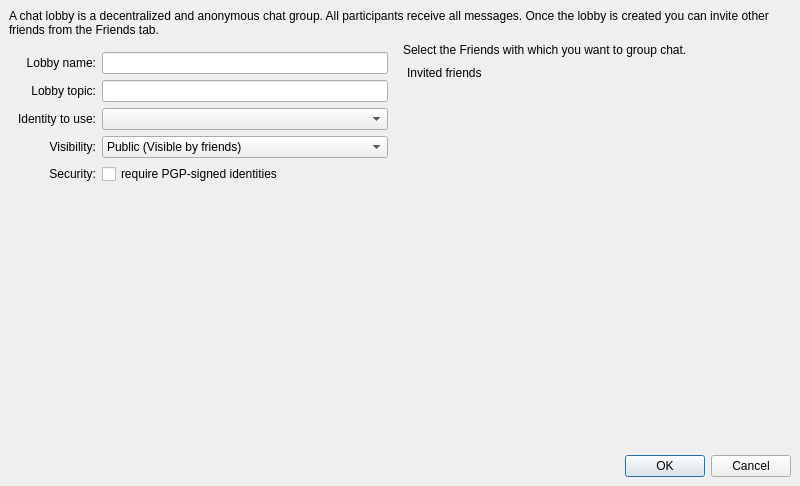
<?xml version="1.0" encoding="UTF-8"?>
<ui version="4.0">
 <class>CreateLobbyDialog</class>
 <widget class="QDialog" name="CreateLobbyDialog">
  <property name="geometry">
   <rect>
    <x>0</x>
    <y>0</y>
    <width>800</width>
    <height>486</height>
   </rect>
  </property>
  <property name="windowTitle">
   <string>Create Chat Lobby</string>
  </property>
  <property name="windowIcon">
   <iconset resource="../images.qrc">
    <normaloff>:/images/logo/logo_32.png</normaloff>:/images/logo/logo_32.png</iconset>
  </property>
  <layout class="QVBoxLayout" name="verticalLayout_2">
   <property name="spacing">
    <number>0</number>
   </property>
   <property name="margin">
    <number>0</number>
   </property>
   <item>
    <widget class="HeaderFrame" name="headerFrame"/>
   </item>
   <item>
    <widget class="QFrame" name="frame">
     <layout class="QVBoxLayout" name="verticalLayout_3">
      <item>
       <widget class="StyledLabel" name="lobbyInfoLabel">
        <property name="text">
         <string>A chat lobby is a decentralized and anonymous chat group. All participants receive all messages. Once the lobby is created you can invite other friends from the Friends tab.</string>
        </property>
        <property name="wordWrap">
         <bool>true</bool>
        </property>
       </widget>
      </item>
      <item>
       <layout class="QHBoxLayout" name="horizontalLayout_2">
        <item>
         <widget class="QFrame" name="lobbyFrame">
          <layout class="QVBoxLayout" name="verticalLayout">
           <item>
            <layout class="QGridLayout" name="gridLayout_3">
             <item row="0" column="0">
              <widget class="QLabel" name="label_3">
               <property name="text">
                <string>Lobby name:</string>
               </property>
               <property name="alignment">
                <set>Qt::AlignRight|Qt::AlignTrailing|Qt::AlignVCenter</set>
               </property>
              </widget>
             </item>
             <item row="0" column="2">
              <widget class="QLineEdit" name="lobbyName_LE"/>
             </item>
             <item row="1" column="0">
              <widget class="QLabel" name="label_7">
               <property name="text">
                <string>Lobby topic:</string>
               </property>
               <property name="alignment">
                <set>Qt::AlignRight|Qt::AlignTrailing|Qt::AlignVCenter</set>
               </property>
              </widget>
             </item>
             <item row="1" column="2">
              <widget class="QLineEdit" name="lobbyTopic_LE"/>
             </item>
             <item row="2" column="0">
              <widget class="QLabel" name="label_4">
               <property name="text">
                <string>Identity to use:</string>
               </property>
               <property name="alignment">
                <set>Qt::AlignRight|Qt::AlignTrailing|Qt::AlignVCenter</set>
               </property>
              </widget>
             </item>
             <item row="3" column="0">
              <widget class="QLabel" name="label_6">
               <property name="text">
                <string>Visibility:</string>
               </property>
               <property name="alignment">
                <set>Qt::AlignRight|Qt::AlignTrailing|Qt::AlignVCenter</set>
               </property>
              </widget>
             </item>
             <item row="3" column="2">
              <widget class="QComboBox" name="security_CB">
               <item>
                <property name="text">
                 <string>Public (Visible by friends)</string>
                </property>
               </item>
               <item>
                <property name="text">
                 <string>Private (Works on invitation only)</string>
                </property>
               </item>
              </widget>
             </item>
             <item row="2" column="2">
              <widget class="GxsIdChooser" name="idChooser_CB"/>
             </item>
             <item row="4" column="2">
              <widget class="QCheckBox" name="pgp_signed_CB">
               <property name="toolTip">
                <string>&lt;html&gt;&lt;head/&gt;&lt;body&gt;&lt;p&gt;If you check this, only PGP-signed ids can be used to join and talk in this lobby. This limitation prevents anonymous spamming as it becomes possible for at least some people in the lobby to locate the spammer's node.&lt;/p&gt;&lt;/body&gt;&lt;/html&gt;</string>
               </property>
               <property name="text">
                <string>require PGP-signed identities</string>
               </property>
              </widget>
             </item>
             <item row="4" column="0">
              <widget class="QLabel" name="label">
               <property name="layoutDirection">
                <enum>Qt::LeftToRight</enum>
               </property>
               <property name="text">
                <string>Security:</string>
               </property>
               <property name="alignment">
                <set>Qt::AlignRight|Qt::AlignTrailing|Qt::AlignVCenter</set>
               </property>
              </widget>
             </item>
            </layout>
           </item>
           <item>
            <spacer name="verticalSpacer">
             <property name="orientation">
              <enum>Qt::Vertical</enum>
             </property>
             <property name="sizeHint" stdset="0">
              <size>
               <width>20</width>
               <height>40</height>
              </size>
             </property>
            </spacer>
           </item>
          </layout>
         </widget>
        </item>
        <item>
         <layout class="QGridLayout" name="gridLayout">
          <item row="0" column="0">
           <widget class="QLabel" name="label_2">
            <property name="text">
             <string>Select the Friends with which you want to group chat.</string>
            </property>
           </widget>
          </item>
          <item row="1" column="0">
           <widget class="QDockWidget" name="contactsdockWidget">
            <property name="enabled">
             <bool>true</bool>
            </property>
            <property name="sizePolicy">
             <sizepolicy hsizetype="Preferred" vsizetype="Preferred">
              <horstretch>0</horstretch>
              <verstretch>0</verstretch>
             </sizepolicy>
            </property>
            <property name="maximumSize">
             <size>
              <width>52487</width>
              <height>524287</height>
             </size>
            </property>
            <property name="sizeIncrement">
             <size>
              <width>220</width>
              <height>0</height>
             </size>
            </property>
            <property name="baseSize">
             <size>
              <width>0</width>
              <height>0</height>
             </size>
            </property>
            <property name="floating">
             <bool>false</bool>
            </property>
            <property name="features">
             <set>QDockWidget::NoDockWidgetFeatures</set>
            </property>
            <property name="windowTitle">
             <string>Invited friends</string>
            </property>
            <widget class="QWidget" name="dockWidgetContents">
             <layout class="QGridLayout" name="_2">
              <property name="margin">
               <number>0</number>
              </property>
              <property name="spacing">
               <number>0</number>
              </property>
              <item row="0" column="0">
               <widget class="FriendSelectionWidget" name="keyShareList" native="true">
                <property name="sizePolicy">
                 <sizepolicy hsizetype="Preferred" vsizetype="Expanding">
                  <horstretch>0</horstretch>
                  <verstretch>4</verstretch>
                 </sizepolicy>
                </property>
                <property name="minimumSize">
                 <size>
                  <width>20</width>
                  <height>0</height>
                 </size>
                </property>
                <property name="maximumSize">
                 <size>
                  <width>1677215</width>
                  <height>16777215</height>
                 </size>
                </property>
                <property name="sizeIncrement">
                 <size>
                  <width>0</width>
                  <height>0</height>
                 </size>
                </property>
                <property name="baseSize">
                 <size>
                  <width>0</width>
                  <height>0</height>
                 </size>
                </property>
               </widget>
              </item>
             </layout>
            </widget>
           </widget>
          </item>
         </layout>
        </item>
       </layout>
      </item>
      <item>
       <layout class="QHBoxLayout" name="horizontalLayout">
        <property name="sizeConstraint">
         <enum>QLayout::SetDefaultConstraint</enum>
        </property>
        <property name="rightMargin">
         <number>0</number>
        </property>
        <item>
         <widget class="QDialogButtonBox" name="buttonBox">
          <property name="standardButtons">
           <set>QDialogButtonBox::Cancel|QDialogButtonBox::Ok</set>
          </property>
         </widget>
        </item>
       </layout>
      </item>
     </layout>
    </widget>
   </item>
  </layout>
 </widget>
 <customwidgets>
  <customwidget>
   <class>StyledLabel</class>
   <extends>QLabel</extends>
   <header>gui/common/StyledLabel.h</header>
  </customwidget>
  <customwidget>
   <class>HeaderFrame</class>
   <extends>QFrame</extends>
   <header>gui/common/HeaderFrame.h</header>
   <container>1</container>
  </customwidget>
  <customwidget>
   <class>FriendSelectionWidget</class>
   <extends>QWidget</extends>
   <header>gui/common/FriendSelectionWidget.h</header>
   <container>1</container>
  </customwidget>
  <customwidget>
   <class>GxsIdChooser</class>
   <extends>QComboBox</extends>
   <header>gui/gxs/GxsIdChooser.h</header>
  </customwidget>
 </customwidgets>
 <resources>
  <include location="../images.qrc"/>
 </resources>
 <connections/>
</ui>
